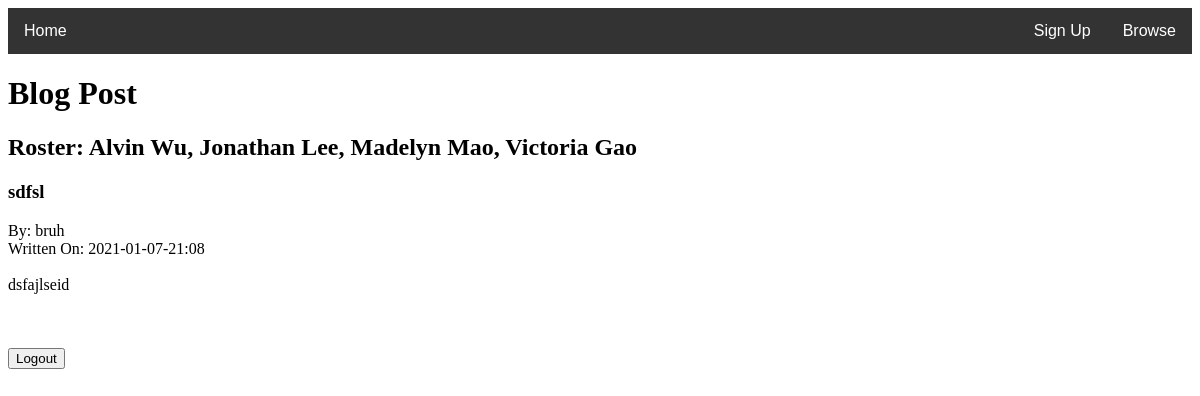
Screenshot of /post/3 with the database file from the repository.
### tables this page shows
CREATE TABLE posts(ID INTEGER NOT NULL PRIMARY KEY, UserID text NOT NULL, Title text NOT NULL, Text text, Date text);

CREATE TABLE users(ID INTEGER NOT NULL PRIMARY KEY, Username text NOT NULL, Password text, Bio text);

### app/__init__.py (the view, shortened to what this page needs)
@app.route("/post/<posturl>") # changed from viewblog
def viewblogpost(posturl):
    if posturl.isnumeric(): # to avoid errors
        c = db.cursor()
        c.execute('SELECT UserID,Title, Text, Date FROM posts WHERE ID = \'' + str(posturl) + '\'') # gets the post info by ID
        postinfo = c.fetchall()[0]
        c.execute('SELECT Username FROM users WHERE ID = \'' + str(postinfo[0]) + '\'') # gets user by user ID from post
        userinfo = c.fetchall()
        userinfo = userinfo[0]
        c.close()
        print(postinfo[0])
        print(postinfo[1])
        print(postinfo[2])
        print(userinfo[0])
        if ('username' not in session):
            return render_template('viewblogpost.html', title=postinfo[1], author=userinfo[0], body=postinfo[2], date=postinfo[3], status = False, allowEdit = False, user = 'Guest', posturl = posturl)
    else:
        return render_template('error.html', error='Not a valid blog post URL!')

### app/templates/viewblogpost.html (shortened to what this page needs)
<!DOCTYPE html>
<html>
{% extends "base.html" %}
{% block body %}
  <head>
  </head>
  <body>
   <h1> Blog Post </h1>
   <h2>
    Roster: Alvin Wu, Jonathan Lee, Madelyn Mao, Victoria Gao
    </h2>
<h3> {{title}} </h3>
By: {{author}}
<br>
Written On: {{date}}
<br>
<br>
{{body}}
<br>
<br>
<br></br>
    <form action = "/logout">
	<input type = "submit" value ="Logout">
    </form>
  </body>
{% endblock %}

### rows the page displays
posts: Title "sdfsl", Date "2021-01-07-21:08", Text "dsfajlseid"
users: Username "bruh"
